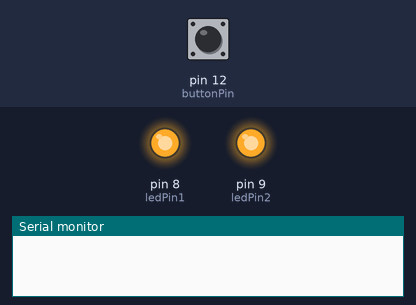
Bench run of a sketch on a simulated Arduino Uno, built with avr-gcc and run on an emulated ATmega328P. On the bench: output pins drawn as LEDs (lit = HIGH), the last lines printed to the serial monitor. Dashed ring = blinking. The test bench sets the inputs (shaded band); at power-on: pin 12 (buttonPin) HIGH.

Above: at 1.2 s.
1.3 s: pin 12 (buttonPin) pulled LOW for 0.15 s
At 1.75 s:
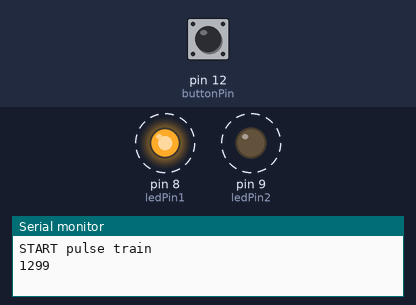
4.3 s: pin 12 (buttonPin) pulled LOW for 3.2 s
At 9.56 s:
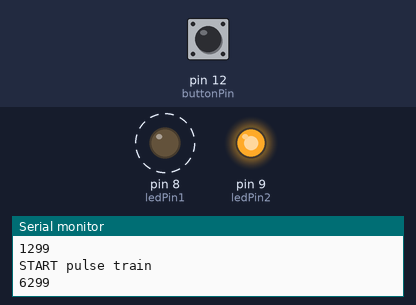
Timing chart, 0 to 12.8 s (numbered marks = the images above; inputs shaded):
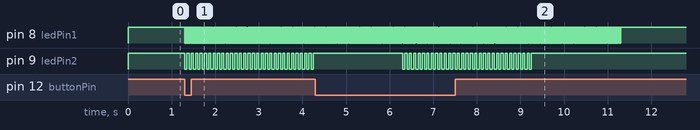

The sketch:

mitopto_BlinkWithoutDelay_031017a.ino
```cpp
/* mitopto_2led
 Clay 2017

 (from Blink without Delay)
 Turns on and off light emitting diodes (LED) connected to arduino digital
 pins, without using the delay() function (state machine structure).
 This allows two LEDs to be pulsed at different rates.

 This is for use with BuckPuck LED drivers, with Arduino digital pins going into
 buckpuck CTL pin. Arduino GND should be connected to LED- pin.
 Note that you should put a 220 Ohm resistor between buckpuck CTL and +5V
 to keep the pin pulled up, to prevent LED from lighting when Arduino is reset.

 based upon
 http://www.arduino.cc/en/Tutorial/BlinkWithoutDelay
 */

// EXPERIMENTAL PARAMETERS
const int stimDur1 = 5000;
const int stimDur2 = 3000;
const int stimFreq1 = 40;
const int stimFreq2 = 10;

// constants won't change. Used here to set a pin number :
const int ledPin1 =  8;      // the number of the LED pin
const int ledPin2 =  9;

// Variables will change :
int ledState1 = HIGH;             // ledState used to set the LED (NOTE: HIGH is OFF for buckPuck LED driver)
int ledState2 = HIGH;

// Generally, you should use "unsigned long" for variables that hold time
// The value will quickly become too large for an int to store
unsigned long previousMillis1 = 0;        // will store last time LED was updated
unsigned long previousMillis2 = 0;

// constants won't change :
const long interval1 = 1000/stimFreq1/2;           // interval at which to blink (milliseconds)
const long interval2 = 1000/stimFreq2/2;

// other vars
const int buttonPin = 12;

unsigned long startTime1 = 0;
unsigned long startTime2 = 0;

int pulseOn1 = 0;
int pulseOn2 = 0;

unsigned long currentMillis = 0;

void setup() {
  // set the digital pin as output:
  pinMode(ledPin1, OUTPUT);
  pinMode(ledPin2, OUTPUT);

  digitalWrite(ledPin1, HIGH);  // go ahead and set pins HIGH to keep LED OFF
  digitalWrite(ledPin2, HIGH);

  pinMode(buttonPin, INPUT_PULLUP);  // use pullup for button input

  Serial.begin(9600);
}

void loop() {
  // here is where you'd put code that needs to be running all the time.

  if (pulseOn1 == 0 && digitalRead(buttonPin)==LOW) {
    pulseOn1 = 1;
    startTime1 = millis();
    pulseOn2 = 1;
    startTime2 = millis();

    Serial.println("START pulse train");
    Serial.println(startTime1);
  }

  // check to see if it's time to blink the LED; that is, if the
  // difference between the current time and last time you blinked
  // the LED is bigger than the interval at which you want to
  // blink the LED.
  currentMillis = millis();

  if (currentMillis-startTime1<stimDur1 && pulseOn1 == 1) {
    checkLED1();
  }
  else {
    digitalWrite(ledPin1, HIGH);
    pulseOn1 = 0;
    }

  if (currentMillis-startTime2<stimDur2 && pulseOn2 == 1) {
    checkLED2();
  }
  else {
    digitalWrite(ledPin2, HIGH);
    pulseOn2 = 0;
    }

}


void checkLED1() {
  if (currentMillis - previousMillis1 >= interval1) {
    // save the last time you blinked the LED
    previousMillis1 = currentMillis;

    // if the LED is off turn it on and vice-versa:
    if (ledState1 == LOW) {
      ledState1 = HIGH;
    } else {
      ledState1 = LOW;
    }

    // set the LED with the ledState of the variable:
    digitalWrite(ledPin1, ledState1);

  }
}

void checkLED2() {
  if (currentMillis - previousMillis2 >= interval2) {
    // save the last time you blinked the LED
    previousMillis2 = currentMillis;

    // if the LED is off turn it on and vice-versa:
    if (ledState2 == LOW) {
      ledState2 = HIGH;
    } else {
      ledState2 = LOW;
    }

    // set the LED with the ledState of the variable:
    digitalWrite(ledPin2, ledState2);

  }
}
```

Measured:
- after the input at 1.3 s, pin 8 (ledPin1): alternates HIGH for 0.01 s and LOW for 0.01 s, starting at once; pin 9 (ledPin2): alternates HIGH for 0.05 s and LOW for 0.05 s, starting at once
- after the input at 4.3 s, pin 9 (ledPin2): alternates HIGH for 0.05 s and LOW for 0.05 s, 60 changes in all, then stays HIGH, starting after 2.0 s
